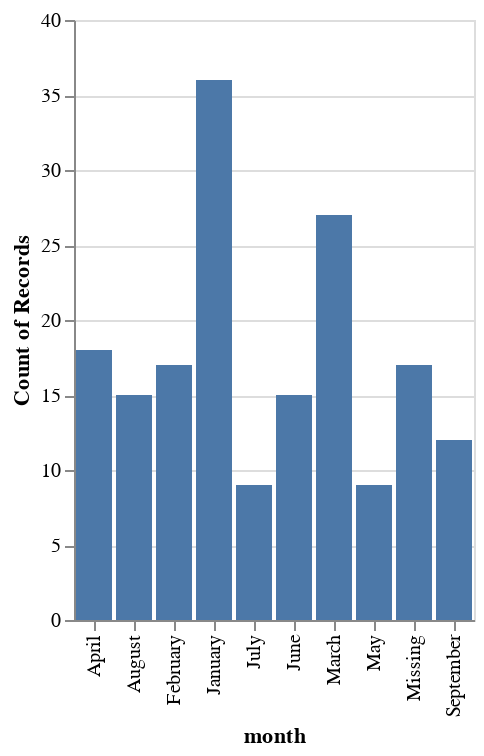

Write notebook code for a chart like this one.
### Code cell
vl"""{
  "data": {
    "name": "source"
  },
  "mark": "bar",
  "encoding": {
    "x": {
      "field": "month",
      "type": "nominal"
    },
    "y": {
      "aggregate": "count",
      "field": "*",
      "type": "quantitative"
    }
  },
  "config": {
    "overlay": {
      "line": true
    },
    "scale": {
      "useUnaggregatedDomain": true
    }
  }
}"""(small_data)

### Figure 1 — Vega-Lite specification as saved in the notebook (floating-point values rounded to 4 significant figures; data arrays with more than 128 entries replaced by an {"elided": "..."} marker saying what was removed)
{"config": {"overlay": {"line": true}, "scale": {"useUnaggregatedDomain": true}}, "data": {"values": {"elided": "175 records"}}, "encoding": {"x": {"field": "month", "type": "nominal"}, "y": {"aggregate": "count", "field": "*", "type": "quantitative"}}, "mark": "bar"}
